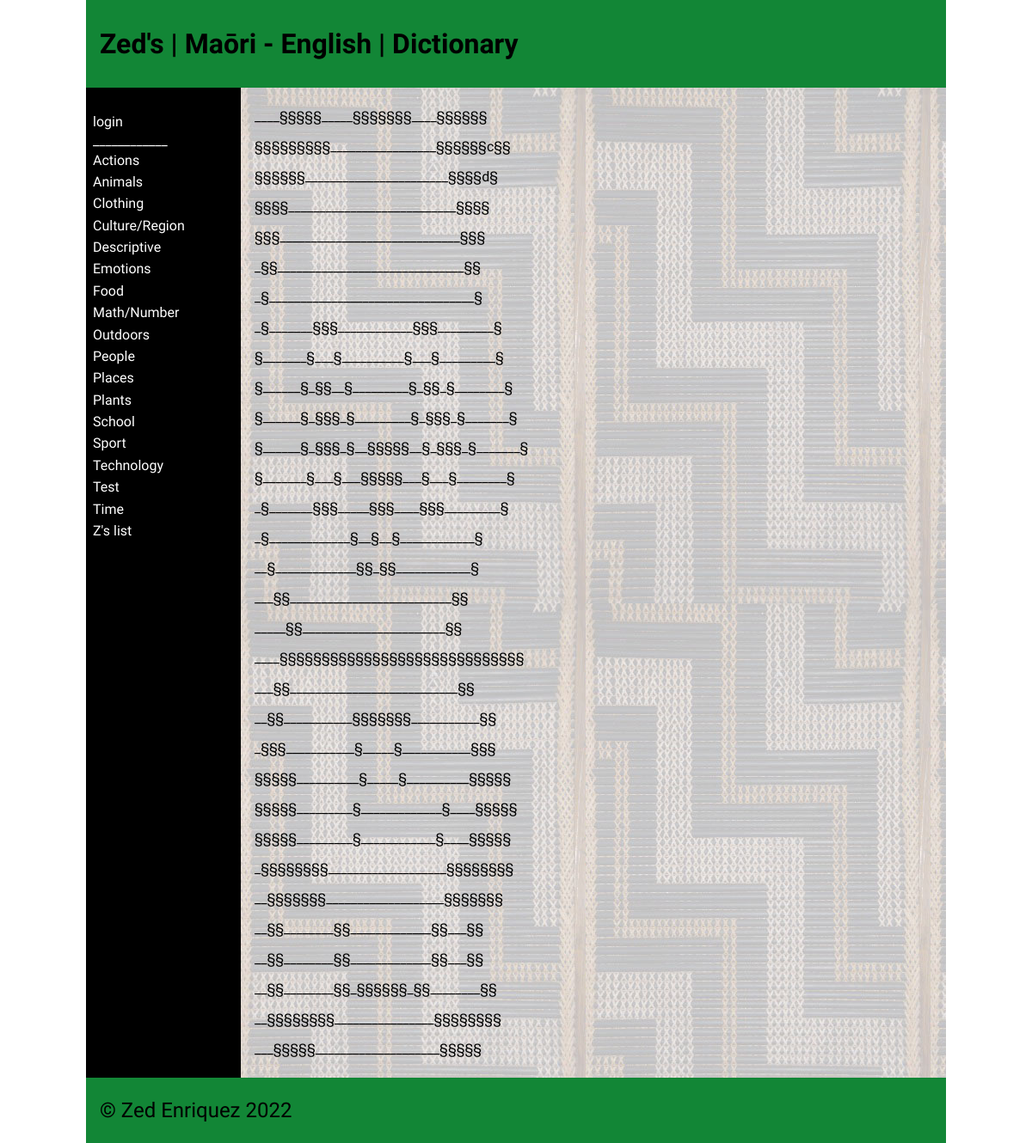
The page / on the database its author committed.
### tables this page shows
CREATE TABLE "categories"
(
	id integer
		constraint categories_pk
			primary key autoincrement,
	category_name varchar(30)
);

### app.py (the view)
@app.route('/')
def render_homepage():
    print(session)
    return render_template("home.html", logged_in=is_logged_in(), contents=dictionary_data(),
                           categories_obtained=categories(), teacher_perm=is_teacher(), user_obtained=user_details())

### app.py (called while the page is built)
def create_connection(db_file):
    try:
        connection = sqlite3.connect(db_file)
        connection.execute('pragma foreign_keys=ON')
        return connection
    except Error as e:
        print(e)
    return None

def categories():
    query = "SELECT id, category_name FROM categories ORDER BY category_name ASC"
    con = create_connection(DATABASE)
    cur = con.cursor()
    cur.execute(query)
    category_list = cur.fetchall()
    con.close()
    return category_list

def dictionary_data():
    con = create_connection(DATABASE)
    query = "SELECT * FROM dictionary ORDER BY Maori ASC "
    cur = con.cursor()
    cur.execute(query,)
    contents = cur.fetchall()
    con.close()
    return contents

def is_logged_in():
    if session.get("email") is None:
        print("not logged in")
        return False
    else:
        print("logged in")
        return True

def is_teacher():
    if session.get("teacher") == 0:
        print("A teacher isn't logged in")
        return False
    else:
        print("A Teacher is logged in")
        return True

def user_details():
    con = create_connection(DATABASE)
    query = "SELECT fname, lname, id FROM users"
    cur = con.cursor()
    cur.execute(query,)
    user_obtained = cur.fetchall()
    con.close()
    return user_obtained

### templates/home.html
{% extends 'base.html' %}
{% block heading %}
    {% if logged_in %}
        {% if teacher_perm %}
            The Best | Maōri - English | Dictionary
        {% endif %}
    {% else %}
        Zed's | Maōri - English | Dictionary
    {% endif %}
{% endblock %}
{% block main %}
    {% if logged_in %}
        <h1>Welcome</h1>
        <p>You are free to browse around and discover
            words that you are or aren't familiar with.</p>
        {% if teacher_perm %}
            <p>( ◑‿◑)ɔ┏🍟   🍔┑٩(^◡^ )</p>
        {% endif %}
    {% else %}
        <div class = "Panda">
        <p>____§§§§§_____§§§§§§§____§§§§§§</p>
        <p>§§§§§§§§§_________________§§§§§§c§§</p>
        <p>§§§§§§_______________________§§§§d§</p>
        <p>§§§§___________________________§§§§</p>
        <p>§§§_____________________________§§§</p>
        <p>_§§______________________________§§</p>
        <p>_§_________________________________§</p>
        <p>_§_______§§§____________§§§_________§</p>
        <p>§_______§___§__________§___§_________§</p>
        <p>§______§_§§__§_________§_§§_§________§</p>
        <p>§______§_§§§_§_________§_§§§_§_______§</p>
        <p>§______§_§§§_§__§§§§§__§_§§§_§_______§</p>
        <p>§_______§___§___§§§§§___§___§________§</p>
        <p>_§_______§§§_____§§§____§§§_________§</p>
        <p>_§_____________§__§__§____________§</p>
        <p>__§_____________§§_§§____________§</p>
        <p>___§§__________________________§§</p>
        <p>_____§§_______________________§§</p>
        <p>____§§§§§§§§§§§§§§§§§§§§§§§§§§§§§</p>
        <p>___§§___________________________§§</p>
        <p>__§§___________§§§§§§§___________§§</p>
        <p>_§§§___________§_____§___________§§§</p>
        <p>§§§§§__________§_____§__________§§§§§</p>
        <p>§§§§§_________§_____________§____§§§§§</p>
        <p>§§§§§_________§____________§____§§§§§</p>
        <p>_§§§§§§§§___________________§§§§§§§§</p>
        <p>__§§§§§§§___________________§§§§§§§</p>
        <p>__§§________§§_____________§§___§§</p>
        <p>__§§________§§_____________§§___§§</p>
        <p>__§§________§§_§§§§§§_§§________§§</p>
        <p>__§§§§§§§§________________§§§§§§§§</p>
        <p>___§§§§§____________________§§§§§</p>
        </div>
    {% endif %}
{% endblock %}

### templates/base.html (shortened to what this page needs)
<!doctype html>
<html lang="en">
<head>
	<link href="{{ url_for('static', filename='css/style.css') }}" rel="stylesheet">
</head>
<body>
	<div id="container">
		<header>
			<h1>{% block heading %}{% endblock %}</h1>
		</header>
		<nav>
			<ul>
				{% if logged_in %}
					<li><a href="/">ʕ•́ᴥ•̀ʔっ</a></li>
						{% if teacher_perm %}
						<li><a href="/add_category">Add a category</a></li>
						{% endif %}
                    <li><a href="/logout">Logout</a></li>
				{% else %}
                    <li><a href="/login">login</a></li>
                {% endif %}
			</ul>
			<a> ____________ </a>
			<ul>
				{% for category in categories_obtained %}
				<li><a href="/category/{{ category[0] }}">{{ category[1] }}</a></li>
				{% endfor %}}
			</ul>
		</nav>
		<main>
            {% block main%}{% endblock %}
        </main>
		<footer>
			<p>
				&copy; Zed Enriquez 2022
			</p>
		</footer>
	</div>
</body>
</html>

### static/css/style.css (style rules this page uses)
* { font-family: Comfortaa, sans-serif; margin: 0; padding: 0; box-sizing: border-box; }
.Panda { padding:0; }
#container { display: grid; grid-template-columns: 75px auto; grid-template-areas: 'nav header' 'main main' 'footer footer'; }
header { grid-area: header; background-color: #128636; padding: 1rem; }
nav { grid-area: nav; }
main { grid-area: main; padding: 1rem; background-color: #999; }
h1, h2, h3, h4 { padding: 1rem 0; font-family: Comfortaa, sans-serif; color: #000; }
p { padding: 0.5rem 0; }
a { color: #000; }
footer { grid-area: footer; padding: 1rem; background-color: #128636; }
footer p { color: #000; font-size: 1.5rem; }
@media only screen and (min-width: 768px) { #container { grid-template-columns: 180px auto; grid-template-areas: 'header header' 'nav main' 'footer footer'; } }
@media only screen and (min-width: 768px) { nav { background: linear-gradient(180deg, rgb(0 0 0) 0%, rgba(0, 0, 0, 1) 50%, rgb(0 0 0) 100%); padding: 0.5rem; } }
@media only screen and (min-width: 768px) { nav ul { list-style: none; } }
@media only screen and (min-width: 768px) { nav li { padding: 0.2rem 0; } }
@media only screen and (min-width: 768px) { nav a { color: #fff; text-decoration: none; } }
@media only screen and (min-width: 768px) { main { background-image: url('../images/poutama.jpg'); } }
@media only screen and (min-width: 1000px) { #container { width: 1000px; margin: auto; } }

### rows shown on the page
categories: category_name "Actions"
categories: category_name "Animals"
categories: category_name "Clothing"
categories: category_name "Culture/Region"
categories: category_name "Descriptive"
categories: category_name "Emotions"
categories: category_name "Food"
categories: category_name "Math/Number"
categories: category_name "Outdoors"
categories: category_name "People"
categories: category_name "Places"
categories: category_name "Plants"
categories: category_name "School"
categories: category_name "Sport"
categories: category_name "Technology"
categories: category_name "Test"
categories: category_name "Time"
categories: category_name "Z's list"
